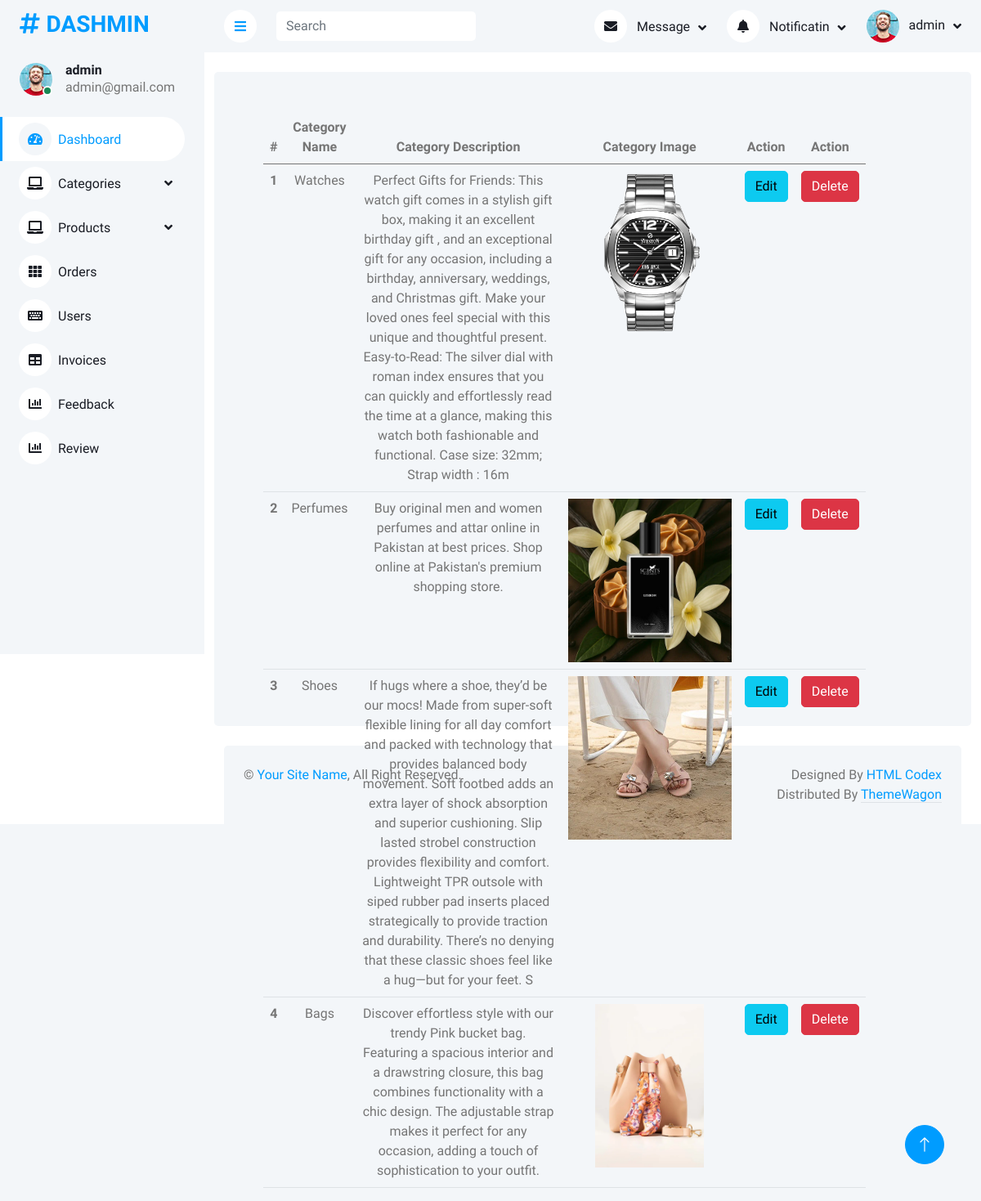
Screenshot of /adminPanel/viewcategory.php (signed in) with the database file from the repository.
### tables this page shows
CREATE TABLE `categories` (
  `id` int(11) NOT NULL,
  `name` varchar(200) NOT NULL,
  `image` varchar(500) NOT NULL,
  `description` varchar(500) NOT NULL
);

### adminPanel/viewcategory.php (the view)
<?php
include("php/query.php");
include('components/header.php');
?>
    <div class="container-fluid pt-4 px-4">
                <div class="row vh-100 bg-light rounded p-5">
                    <div class="col-md-11 text-center">
                    <div class="table-responsive">
                                <table class="table">
                                    <thead>
                                        <tr>
                                            <th scope="col">#</th>
                                            <th scope="col">Category Name</th>
                                            <th scope="col">Category  Description</th>
                                            <th scope="col">Category Image</th>
                                            <th scope="col">Action</th>
                                            <th scope="col">Action</th>
                                        </tr>
                                    </thead>
                                    <tbody>
                                        <?php
                                        $query = $pdo->query("select * from categories");
                                        $allCategories = $query->fetchAll(PDO::FETCH_ASSOC);
                                        foreach($allCategories as $category){
                                        ?>
                                        <tr>
                                            <th scope="row"><?php echo $category['id']?></th>
                                            <td><?php echo $category['name']?></td>
                                            <td><?php echo $category['description']?></td>
                                            <td><img height="200px" src="images/<?php echo $category['image']?>" alt=""></td>
                                            <td><a href="editcategory.php?categoryId=<?php echo $category['id']?>" class="btn btn-info">Edit</a></td>
                                            <td><a href="?cId=<?php echo $category['id']?>" class="btn btn-danger">Delete</a></td>
                                        </tr>
                                        <?php
                                        }
                                        ?>
                                        </tbody>
                                </table>
                            </div>
                    </div>
                </div>
            </div>
<?php
include("components/footer.php");
?>

### adminPanel/css/style.css (style rules this page uses)
:root { --primary: #009CFF; --light: #F3F6F9; --dark: #191C24; }
.btn { transition: .5s; }

### rows the page displays
categories: id "1", name "Watches", description "Perfect Gifts for Friends: This watch gift comes in a stylish gift box, making it an excellent birthday gift , and an exceptional gift for any occasion, including a birthday, anniversary, weddings, and Christmas gift. Make your loved ones feel special with this unique and thoughtful present. Easy-to-Read: The silver dial with roman index ensures that you can quickly and effortlessly read the time at a glance, making this watch both fashionable and functional. Case size: 32mm; Strap width : 16m", image (picture)
categories: id "2", name "Perfumes", description "Buy original men and women perfumes and attar online in Pakistan at best prices. Shop online at Pakistan's premium shopping store.", image (picture)
categories: id "3", name "Shoes", description "If hugs where a shoe, they’d be our mocs! Made from super-soft flexible lining for all day comfort and packed with technology that provides balanced body movement. Soft footbed adds an extra layer of shock absorption and superior cushioning. Slip lasted strobel construction provides flexibility and comfort. Lightweight TPR outsole with siped rubber pad inserts placed strategically to provide traction and durability. There’s no denying that these classic shoes feel like a hug—but for your feet. S", image (picture)
categories: id "4", name "Bags", description "Discover effortless style with our trendy Pink bucket bag. Featuring a spacious interior and a drawstring closure, this bag combines functionality with a chic design. The adjustable strap makes it perfect for any occasion, adding a touch of sophistication to your outfit.", image (picture)

### other values shown
$_SESSION['adminName'] "admin"
$_SESSION['adminEmail'] "admin@gmail.com"
